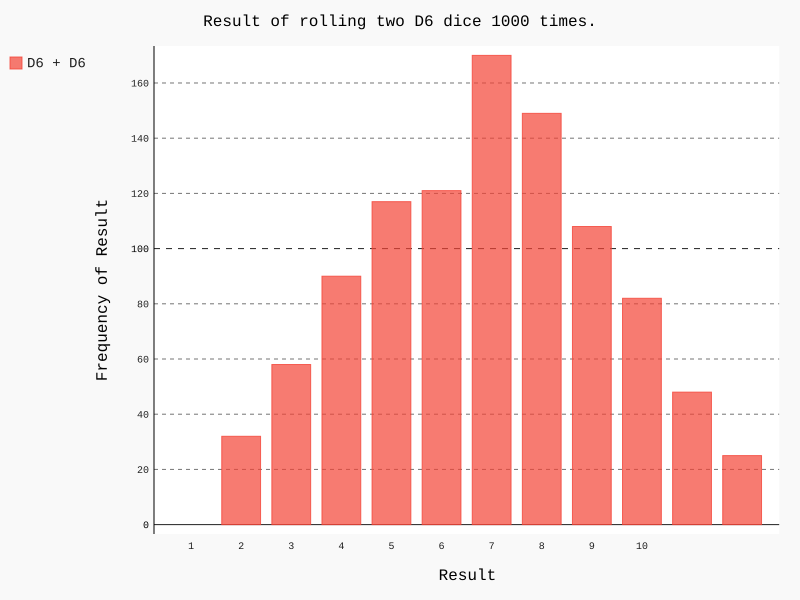

This figure's Python source:
from die import Die
import pygal

#创建一个D6
#die = Die()
die_1 = Die()
die_2 = Die()

#掷几次骰子，并将结果存储在一个列表中
results = []
#for roll_num in range(100):
for roll_num in range(1000):
    #result = die.roll()
    result = die_1.roll() + die_2.roll()
    results.append(result)

#分析结果
frequencies =[]
max_result = die_1.num_sides + die_2.num_sides
#for value in range(1, die.num_sides+1):
for value in range(1, max_result+1):
    frequency = results.count(value)
    frequencies.append(frequency)

# print(frequencies)


#对结果进行可视化
hist = pygal.Bar()

#hist.title = "Result of rolling one D6 1000 times."
hist.title = "Result of rolling two D6 dice 1000 times."
#hist.x_labels = ['1', '2', '3', '4', '5', '6']
hist.x_labels = ['1', '2', '3', '4', '5', '6', '7', '8', '9', '10']
hist.x_title = "Result"
hist.y_title = "Frequency of Result"


#hist.add('D6', frequencies)
hist.add('D6 + D6', frequencies)
hist.render_to_file('die_visual.svg')





#print(results)
